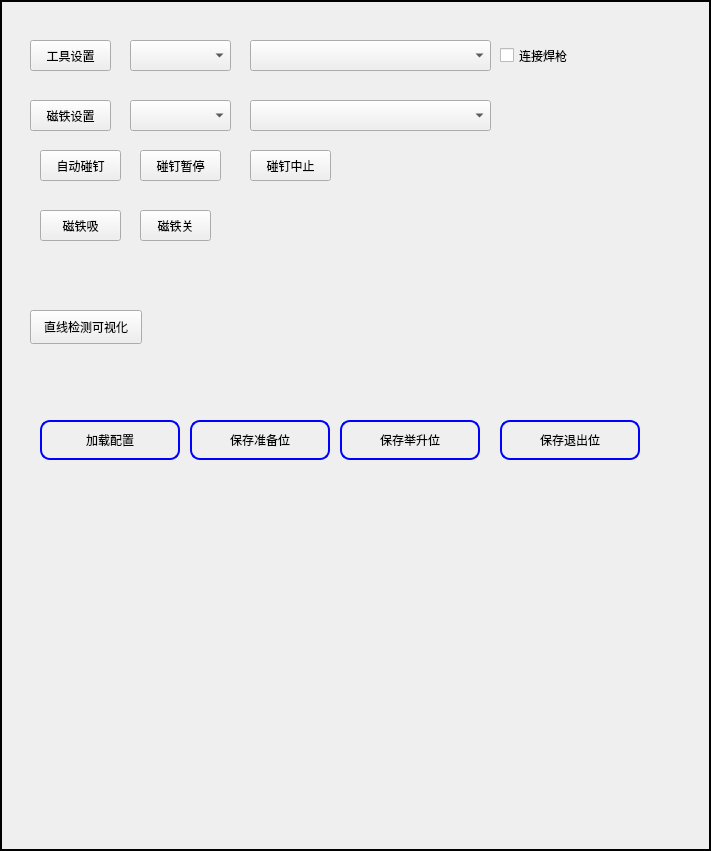
     <widget class="QGroupBox" name="groupBox_10">
      <property name="geometry">
       <rect>
        <x>1040</x>
        <y>50</y>
        <width>711</width>
        <height>851</height>
       </rect>
      </property>
      <property name="styleSheet">
       <string notr="true">QGroupBox {
    border: 2px solid black;   
}</string>
      </property>
      <property name="title">
       <string/>
      </property>
      <widget class="QPushButton" name="btn_SetTools">
       <property name="geometry">
        <rect>
         <x>30</x>
         <y>40</y>
         <width>81</width>
         <height>31</height>
        </rect>
       </property>
       <property name="text">
        <string>工具设置</string>
       </property>
      </widget>
      <widget class="QComboBox" name="comboBox_tools_">
       <property name="geometry">
        <rect>
         <x>130</x>
         <y>40</y>
         <width>101</width>
         <height>31</height>
        </rect>
       </property>
      </widget>
      <widget class="QComboBox" name="comboBox_tools_action">
       <property name="geometry">
        <rect>
         <x>250</x>
         <y>40</y>
         <width>241</width>
         <height>31</height>
        </rect>
       </property>
       <property name="sizePolicy">
        <sizepolicy hsizetype="Preferred" vsizetype="Maximum">
         <horstretch>0</horstretch>
         <verstretch>50</verstretch>
        </sizepolicy>
       </property>
       <property name="minimumSize">
        <size>
         <width>0</width>
         <height>20</height>
        </size>
       </property>
       <property name="font">
        <font>
         <family>黑体</family>
         <pointsize>10</pointsize>
         <weight>50</weight>
         <italic>false</italic>
         <bold>false</bold>
        </font>
       </property>
       <property name="styleSheet">
        <string notr="true">font: 10pt &quot;黑体&quot;;</string>
       </property>
       <property name="currentIndex">
        <number>-1</number>
       </property>
       <property name="maxVisibleItems">
        <number>20</number>
       </property>
       <property name="sizeAdjustPolicy">
        <enum>QComboBox::AdjustToContentsOnFirstShow</enum>
       </property>
      </widget>
      <widget class="QCheckBox" name="check_connect">
       <property name="geometry">
        <rect>
         <x>500</x>
         <y>40</y>
         <width>111</width>
         <height>31</height>
        </rect>
       </property>
       <property name="text">
        <string>连接焊枪</string>
       </property>
      </widget>
      <widget class="QPushButton" name="btn_SetMagent">
       <property name="geometry">
        <rect>
         <x>30</x>
         <y>100</y>
         <width>81</width>
         <height>31</height>
        </rect>
       </property>
       <property name="text">
        <string>磁铁设置</string>
       </property>
      </widget>
      <widget class="QComboBox" name="comboBox_magents_">
       <property name="geometry">
        <rect>
         <x>130</x>
         <y>100</y>
         <width>101</width>
         <height>31</height>
        </rect>
       </property>
      </widget>
      <widget class="QComboBox" name="comboBox_magents_action">
       <property name="geometry">
        <rect>
         <x>250</x>
         <y>100</y>
         <width>241</width>
         <height>31</height>
        </rect>
       </property>
       <property name="styleSheet">
        <string notr="true">font: 10pt &quot;黑体&quot;;</string>
       </property>
      </widget>
      <widget class="QPushButton" name="btn_autoWelding">
       <property name="geometry">
        <rect>
         <x>40</x>
         <y>150</y>
         <width>81</width>
         <height>31</height>
        </rect>
       </property>
       <property name="text">
        <string>自动碰钉</string>
       </property>
      </widget>
      <widget class="QPushButton" name="btn_autoWelding_2">
       <property name="geometry">
        <rect>
         <x>140</x>
         <y>150</y>
         <width>81</width>
         <height>31</height>
        </rect>
       </property>
       <property name="text">
        <string>碰钉暂停</string>
       </property>
      </widget>
      <widget class="QPushButton" name="btn_autoWelding_3">
       <property name="geometry">
        <rect>
         <x>250</x>
         <y>150</y>
         <width>81</width>
         <height>31</height>
        </rect>
       </property>
       <property name="text">
        <string>碰钉中止</string>
       </property>
      </widget>
      <widget class="QPushButton" name="btn_autoMagentOn">
       <property name="geometry">
        <rect>
         <x>40</x>
         <y>210</y>
         <width>81</width>
         <height>31</height>
        </rect>
       </property>
       <property name="text">
        <string>磁铁吸</string>
       </property>
      </widget>
      <widget class="QPushButton" name="btn_autoMagentOff">
       <property name="geometry">
        <rect>
         <x>140</x>
         <y>210</y>
         <width>71</width>
         <height>31</height>
        </rect>
       </property>
       <property name="text">
        <string>磁铁关</string>
       </property>
      </widget>
      <widget class="QPushButton" name="btn_line_detect_debug">
       <property name="geometry">
        <rect>
         <x>30</x>
         <y>310</y>
         <width>112</width>
         <height>34</height>
        </rect>
       </property>
       <property name="text">
        <string>直线检测可视化</string>
       </property>
      </widget>
      <widget class="QPushButton" name="btn_load_configuration">
       <property name="geometry">
        <rect>
         <x>40</x>
         <y>420</y>
         <width>140</width>
         <height>40</height>
        </rect>
       </property>
       <property name="styleSheet">
        <string notr="true">QPushButton {
    border: 2px solid blue;
    border-radius: 10px;
}
QPushButton:hover {
    border: 2px solid red;
    border-radius: 10px;
}

QPushButton:pressed {
    border: 2px solid green;
    border-radius: 10px;
}</string>
       </property>
       <property name="text">
        <string>加载配置</string>
       </property>
      </widget>
      <widget class="QPushButton" name="btn_save_prepare_position">
       <property name="geometry">
        <rect>
         <x>190</x>
         <y>420</y>
         <width>140</width>
         <height>40</height>
        </rect>
       </property>
       <property name="styleSheet">
        <string notr="true">QPushButton {
    border: 2px solid blue;
    border-radius: 10px;
}
QPushButton:hover {
    border: 2px solid red;
    border-radius: 10px;
}

QPushButton:pressed {
    border: 2px solid green;
    border-radius: 10px;
}</string>
       </property>
       <property name="text">
        <string>保存准备位</string>
       </property>
      </widget>
      <widget class="QPushButton" name="btn_save_lift_position">
       <property name="geometry">
        <rect>
         <x>340</x>
         <y>420</y>
         <width>140</width>
         <height>40</height>
        </rect>
       </property>
       <property name="styleSheet">
        <string notr="true">QPushButton {
    border: 2px solid blue;
    border-radius: 10px;
}
QPushButton:hover {
    border: 2px solid red;
    border-radius: 10px;
}

QPushButton:pressed {
    border: 2px solid green;
    border-radius: 10px;
}</string>
       </property>
       <property name="text">
        <string>保存举升位</string>
       </property>
      </widget>
      <widget class="QPushButton" name="btn_save_quit_position">
       <property name="geometry">
        <rect>
         <x>500</x>
         <y>420</y>
         <width>140</width>
         <height>40</height>
        </rect>
       </property>
       <property name="styleSheet">
        <string notr="true">QPushButton {
    border: 2px solid blue;
    border-radius: 10px;
}
QPushButton:hover {
    border: 2px solid red;
    border-radius: 10px;
}

QPushButton:pressed {
    border: 2px solid green;
    border-radius: 10px;
}</string>
       </property>
       <property name="text">
        <string>保存退出位</string>
       </property>
      </widget>
     </widget>
